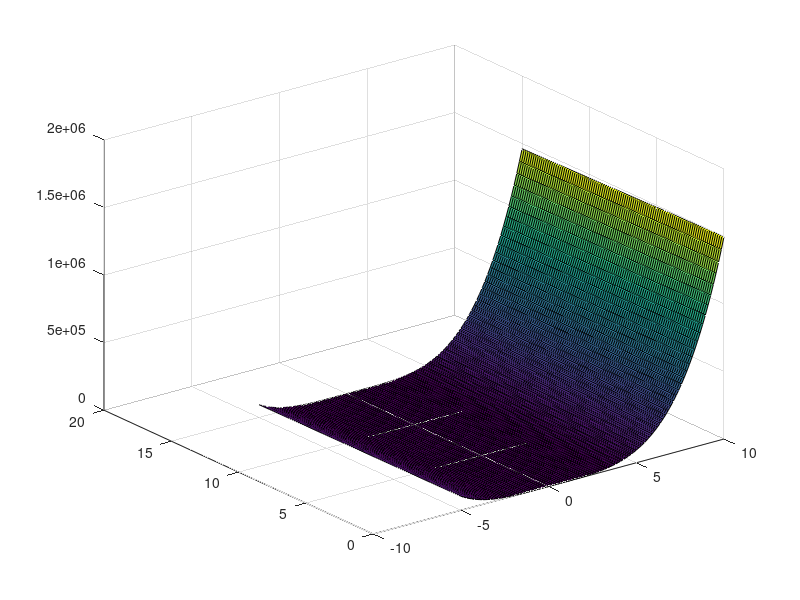

Write the MATLAB code that produced this figure.
[x,y] = meshgrid(linspace(-5,10), linspace(0,15));

z = (y - (5./4.*pi.^2).*x.^2 + (5./pi).*x - 6).^2 + 10.*(1-((1./8).*pi)).*cos(x) + 10;

surf(x,y,z);
